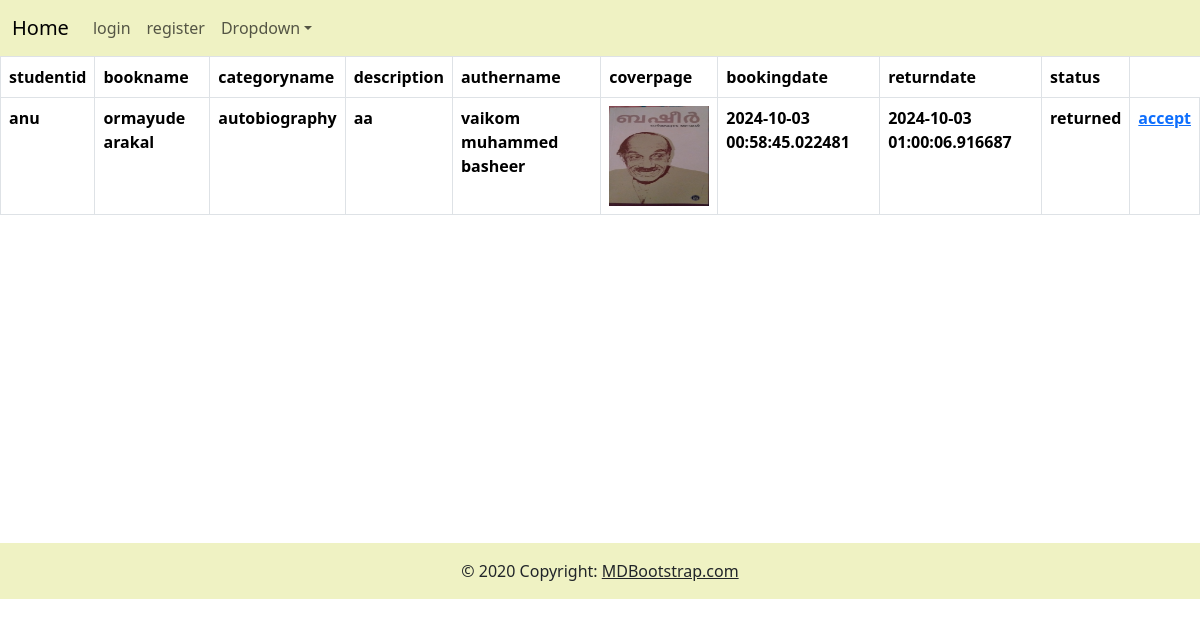
Screenshot of /return_book (signed in) with the database file from the repository.
### library/models.py (models this page shows, shortened)
class booking(models.Model):
    studentid=models.ForeignKey(students,on_delete=models.CASCADE)
    bookid=models.ForeignKey(book,on_delete=models.CASCADE)
    returndate=models.CharField(max_length=10)
    bookingdate=models.CharField(max_length=10)
    status=models.CharField(max_length=20,default='pending')

class students(models.Model):
    username=models.CharField(max_length=30)
    password=models.CharField(max_length=8)
    name=models.CharField(max_length=50)
    age=models.IntegerField()
    school=models.CharField(max_length=30)
    course=models.ForeignKey(course,on_delete=models.CASCADE)
    subject=models.ForeignKey(subject,on_delete=models.CASCADE)
    def __str__(self):
        return self.name

class book(models.Model):
    bookname=models.CharField(max_length=50)
    nmbrofcopies=models.IntegerField()
    description=models.CharField(max_length=50)
    authername=models.CharField(max_length=30)
    coverpage=models.FileField(upload_to='media')
    category_name=models.ForeignKey(category,on_delete=models.CASCADE)

class category(models.Model):
    categoryname=models.CharField(max_length=30)

### library/views.py (the view)
# urls.py: path('return_book',views.return_book,name='return_book'),
def return_book(request):
    studentid=request.session['id']
    m=booking.objects.filter(studentid_id=studentid,status='returned')
    p={'m':m}
    return render(request,'return.html',p)

### template/return.html
{% extends 'base.html' %}
{% load static %}
{% block content %}
    <table class="table table-bordered">
        <tr>
            <th>studentid</th>
            <th>bookname</th>
            <th>categoryname</th>
            <th>description</th>
            <th>authername</th>
            <th>coverpage</th>
            <th>bookingdate</th>
            <th>returndate</th>
            <th>status</th>
        </tr>
        {% for i in m %}
        <tr>
            <th>{{i.studentid}}</th>
            <th>{{i.bookid.bookname}}</th>
            <th>{{i.bookid.category_name.categoryname}}</th>
            <th>{{i.bookid.description}}</th>
            <th>{{i.bookid.authername}}</th>
            <th><img src="{{i.bookid.coverpage.url}}" style="width: 100px; height:100px"></th>
            <th>{{i.bookingdate}}</th>
            <th>{{i.returndate}}</th>
            <th>{{i.status}}</th>
            <th><a href="{% url 'book_accept' i.id %}">accept</a></th>
        </tr>
        {% endfor%}
    </table>
    <br><br><br><br><br><br><br><br><br><br><br><br><br>
{% endblock %}

### rows the page displays
booking: studentid "anu", bookid.bookname "ormayude arakal", bookid.category_name.categoryname "autobiography", bookid.description "aa", bookid.authername "vaikom muhammed basheer", bookid.coverpage (picture), bookingdate "2024-10-03 00:58:45.022481", returndate "2024-10-03 01:00:06.916687", status "returned"
